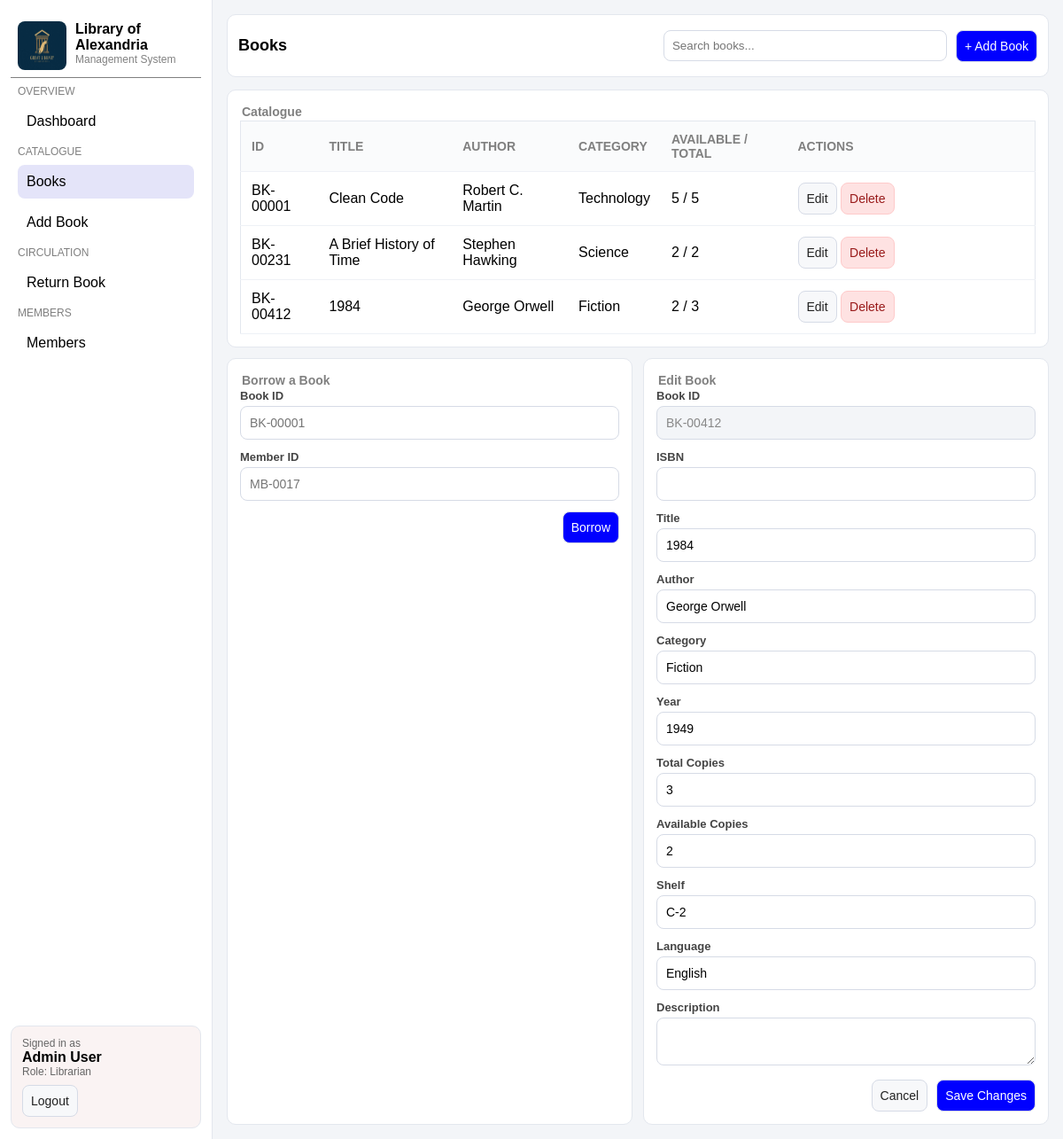
/book.php?edit=BK-00412 (signed in), run on the app's committed database.
### tables this page shows
CREATE TABLE IF NOT EXISTS books (
  id               VARCHAR(32)  NOT NULL,
  isbn             VARCHAR(32)  NULL,
  title            VARCHAR(255) NOT NULL,
  author           VARCHAR(255) NOT NULL,
  category         VARCHAR(80)  NULL,
  publish_year     INT          NULL,
  copies_total     INT          NOT NULL DEFAULT 1,
  copies_available INT          NOT NULL DEFAULT 1,
  shelf            VARCHAR(40)  NULL,
  language         VARCHAR(40)  NULL,
  description      TEXT         NULL,
  created_at       TIMESTAMP    NOT NULL DEFAULT CURRENT_TIMESTAMP,
  PRIMARY KEY (id)
);

### book.php (the view, shortened to what this page needs)
<?php
require_once 'db_connect.php';
$q      = trim($_GET['q'] ?? '');
$editId = trim($_GET['edit'] ?? '');
if ($q !== '') {
    $like = "%$q%";
    $stmt = $conn->prepare('SELECT * FROM books WHERE id LIKE ? OR title LIKE ? OR author LIKE ? OR isbn LIKE ? ORDER BY created_at DESC');
    $stmt->bind_param('ssss', $like, $like, $like, $like);
    $stmt->execute();
    $books = $stmt->get_result()->fetch_all(MYSQLI_ASSOC);
} else {
    $books = $conn->query('SELECT * FROM books ORDER BY created_at DESC')->fetch_all(MYSQLI_ASSOC);
}
$editBook = null;
if ($editId !== '') {
    $stmt = $conn->prepare('SELECT * FROM books WHERE id = ?');
    $stmt->bind_param('s', $editId);
    $stmt->execute();
    $editBook = $stmt->get_result()->fetch_assoc();
}
require_once 'header.php';
?>
      <header class="topbar">
        <h1>Books</h1>
        <div class="actions">
          <form class="search" action="book.php" method="get">
            <input type="text" name="q" placeholder="Search books..." value="<?php echo htmlspecialchars($q); ?>">
          </form>
          <a class="btn primary" href="addbook.php">+ Add Book</a>
        </div>
      </header>
      <section class="grid">
        <div class="card span-12">
          <h2>Catalogue</h2>
          <div class="table-wrap">
            <table>
              <thead>
                <tr>
                  <th>ID</th>
                  <th>Title</th>
                  <th>Author</th>
                  <th>Category</th>
                  <th>Available / Total</th>
                  <th style="width:280px">Actions</th>
                </tr>
              </thead>
              <tbody>
              <?php foreach ($books as $b): ?>
                <tr>
                  <td><?php echo htmlspecialchars($b['id']); ?></td>
                  <td><?php echo htmlspecialchars($b['title']); ?></td>
                  <td><?php echo htmlspecialchars($b['author']); ?></td>
                  <td><?php echo htmlspecialchars($b['category']); ?></td>
                  <td><?php echo (int)$b['copies_available']; ?> / <?php echo (int)$b['copies_total']; ?></td>
                  <td>
                    <a class="btn" href="book.php?edit=<?php echo urlencode($b['id']); ?>">Edit</a>
                    <form action="book.php" method="post" style="display:inline" onsubmit="return confirm('Delete this book?');">
                      <button class="btn danger" type="submit">Delete</button>
                    </form>
                  </td>
                </tr>
              <?php endforeach; ?>
              </tbody>
            </table>
          </div>
        </div>
        <div class="card span-6">
          <h2>Borrow a Book</h2>
          <form action="book.php" method="post">
            <div class="form-grid">
              <div class="field">
                <label for="borrow_book_id">Book ID</label>
                <input id="borrow_book_id" name="book_id" placeholder="BK-00001" required>
              </div>
              <div class="field">
                <label for="borrow_member_id">Member ID</label>
                <input id="borrow_member_id" name="member_id" placeholder="MB-0017" required>
              </div>
            </div>
            <div class="form-actions">
              <button class="btn primary" type="submit">Borrow</button>
            </div>
          </form>
        </div>
        <?php if ($editBook): ?>
        <div class="card span-6">
          <h2>Edit Book</h2>
          <form action="book.php" method="post">
            <div class="form-grid">
              <div class="field">
                <label>Book ID</label>
                <input value="<?php echo htmlspecialchars($editBook['id']); ?>" disabled>
              </div>
              <div class="field">
                <label for="isbn">ISBN</label>
                <input id="isbn" name="isbn" value="<?php echo htmlspecialchars($editBook['isbn']); ?>">
              </div>
              <div class="field">
                <label for="title">Title</label>
                <input id="title" name="title" value="<?php echo htmlspecialchars($editBook['title']); ?>" required>
              </div>
              <div class="field">
                <label for="author">Author</label>
                <input id="author" name="author" value="<?php echo htmlspecialchars($editBook['author']); ?>" required>
              </div>
              <div class="field">
                <label for="category">Category</label>
                <input id="category" name="category" value="<?php echo htmlspecialchars($editBook['category']); ?>">
              </div>
              <div class="field">
                <label for="year">Year</label>
                <input id="year" name="year" type="number" min="0" value="<?php echo (int)$editBook['publish_year']; ?>">
              </div>
              <div class="field">
                <label for="copies_total">Total Copies</label>
                <input id="copies_total" name="copies_total" type="number" min="1" value="<?php echo (int)$editBook['copies_total']; ?>" required>
              </div>
              <div class="field">
                <label for="copies_available">Available Copies</label>
                <input id="copies_available" name="copies_available" type="number" min="0" value="<?php echo (int)$editBook['copies_available']; ?>" required>
              </div>
              <div class="field">
                <label for="shelf">Shelf</label>
                <input id="shelf" name="shelf" value="<?php echo htmlspecialchars($editBook['shelf']); ?>">
              </div>
              <div class="field">
                <label for="language">Language</label>
                <input id="language" name="language" value="<?php echo htmlspecialchars($editBook['language']); ?>">
              </div>
              <div class="field">
                <label for="description">Description</label>
                <textarea id="description" name="description"><?php echo htmlspecialchars($editBook['description']); ?></textarea>
              </div>
            </div>
            <div class="form-actions">
              <a class="btn" href="book.php">Cancel</a>
              <button class="btn primary" type="submit">Save Changes</button>
            </div>
          </form>
        </div>
        <?php endif; ?>
      </section>
<?php require_once 'footer.php'; ?>

### heisenberg.css (style rules this page uses)
* { box-sizing: border-box; }
body { margin: 0; font-family: Arial, Helvetica, sans-serif; background: #f3f5f8; color: black; }
.topbar { display: flex; justify-content: space-between; align-items: center; background-color: white; border: 1px solid #e3e7ee; border-radius: 10px; padding: 12px; }
.topbar h1 { font-size: 18px; }
.topbar .actions { display: flex; align-items: center; gap: 10px; }
.search input { padding: 9px; border: 1px solid #d6dbe6; border-radius: 8px; width: 320px; }
.grid { margin-top: 14px; display: grid; grid-template-columns: repeat(12, 1fr); gap: 12px; }
.card { background: #fff; border: 1px solid #e3e7ee; border-radius: 10px; padding: 14px; }
.card h2 { margin: 2px; font-size: 14px; color: grey; }
.span-6 { grid-column: span 6; }
.span-12 { grid-column: span 12; }
.btn { display: inline-block; padding: 9px; border-radius: 8px; border: 1px solid #d6dbe6; background: #f7f8fa; color: #222; text-decoration: none; cursor: pointer; font-size: 14px; }
.btn.primary { background: blue; color: #fff; }
.btn.danger { background: #fee2e2; border-color: #fecaca; color: #991b1b; }
.table-wrap { overflow-x: auto; }
table { width: 100%; border-collapse: collapse; min-width: 720px; background: white; border: 1px solid #e3e7ee; }
th, td { padding: 12px; border-bottom: 1px solid #eef1f6; text-align: left; }
th { font-size: 14px; text-transform: uppercase; color: grey; background: #fafbfc; }
label { display: block; font-size: 13px; font-weight: 600; color: #444; margin-bottom: 4px; }
.form-grid { display: grid; gap: 12px; }
.field input, .field select, .field textarea { width: 100%; padding: 10px; border-radius: 8px; border: 1px solid #d6dbe6; background: white; font-size: 14px; font-family: inherit; }
.field input:disabled { background: #f3f5f8; color: #888; }
.form-actions { margin-top: 12px; display: flex; justify-content: flex-end; gap: 10px; }

### data on the page
books: id "BK-00001", title "Clean Code", author "Robert C. Martin", category "Technology", copies_available "5", copies_total "5"
books: id "BK-00231", title "A Brief History of Time", author "Stephen Hawking", category "Science", copies_available "2", copies_total "2"
books: id "BK-00412", title "1984", author "George Orwell", category "Fiction", copies_available "2", copies_total "3", year "1949", shelf "C-2", language "English"

### other printed values
$adminName "Admin User"
